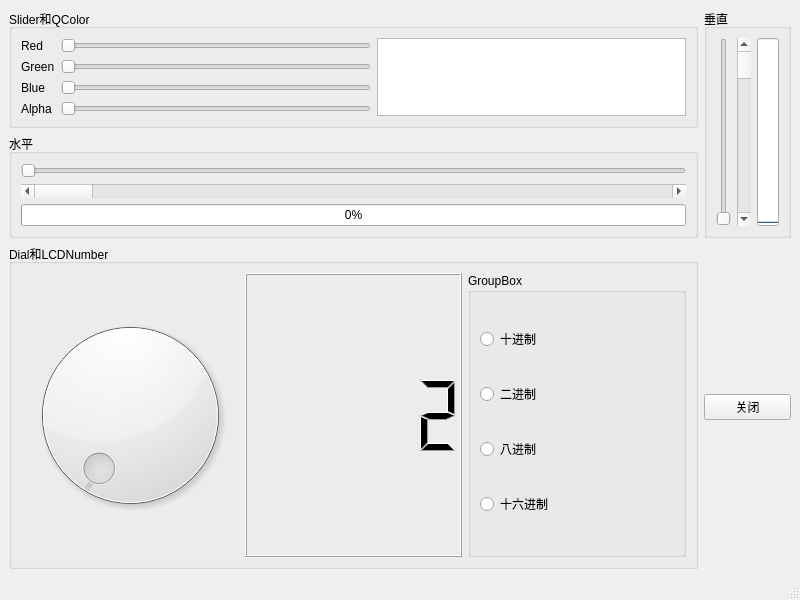
<?xml version="1.0" encoding="UTF-8"?>
<ui version="4.0">
 <class>MainWindow</class>
 <widget class="QMainWindow" name="MainWindow">
  <property name="geometry">
   <rect>
    <x>0</x>
    <y>0</y>
    <width>800</width>
    <height>600</height>
   </rect>
  </property>
  <property name="windowTitle">
   <string>MainWindow</string>
  </property>
  <widget class="QWidget" name="centralwidget">
   <layout class="QGridLayout" name="gridLayout_6">
    <item row="0" column="0">
     <widget class="QGroupBox" name="groupBox">
      <property name="title">
       <string>Slider和QColor</string>
      </property>
      <layout class="QGridLayout" name="gridLayout">
       <item row="0" column="2" rowspan="4">
        <widget class="QTextEdit" name="m_textEdit_Coloer">
         <property name="lineWrapMode">
          <enum>QTextEdit::WidgetWidth</enum>
         </property>
         <property name="textInteractionFlags">
          <set>Qt::TextSelectableByKeyboard|Qt::TextSelectableByMouse</set>
         </property>
        </widget>
       </item>
       <item row="3" column="1">
        <widget class="QSlider" name="m_horizontalSlider_Alpha">
         <property name="maximum">
          <number>255</number>
         </property>
         <property name="orientation">
          <enum>Qt::Horizontal</enum>
         </property>
        </widget>
       </item>
       <item row="3" column="0">
        <widget class="QLabel" name="label_4">
         <property name="text">
          <string>Alpha</string>
         </property>
        </widget>
       </item>
       <item row="2" column="0">
        <widget class="QLabel" name="label_3">
         <property name="text">
          <string>Blue</string>
         </property>
        </widget>
       </item>
       <item row="1" column="1">
        <widget class="QSlider" name="m_horizontalSlider_Green">
         <property name="maximum">
          <number>255</number>
         </property>
         <property name="orientation">
          <enum>Qt::Horizontal</enum>
         </property>
        </widget>
       </item>
       <item row="0" column="0">
        <widget class="QLabel" name="label">
         <property name="text">
          <string>Red</string>
         </property>
        </widget>
       </item>
       <item row="0" column="1">
        <widget class="QSlider" name="m_horizontalSlider_Red">
         <property name="minimumSize">
          <size>
           <width>0</width>
           <height>0</height>
          </size>
         </property>
         <property name="maximumSize">
          <size>
           <width>16777215</width>
           <height>16777215</height>
          </size>
         </property>
         <property name="maximum">
          <number>255</number>
         </property>
         <property name="orientation">
          <enum>Qt::Horizontal</enum>
         </property>
        </widget>
       </item>
       <item row="1" column="0">
        <widget class="QLabel" name="label_2">
         <property name="text">
          <string>Green</string>
         </property>
        </widget>
       </item>
       <item row="2" column="1">
        <widget class="QSlider" name="m_horizontalSlider_Blue">
         <property name="maximum">
          <number>255</number>
         </property>
         <property name="orientation">
          <enum>Qt::Horizontal</enum>
         </property>
        </widget>
       </item>
      </layout>
     </widget>
    </item>
    <item row="0" column="1" rowspan="2">
     <widget class="QGroupBox" name="groupBox_5">
      <property name="title">
       <string>垂直</string>
      </property>
      <layout class="QGridLayout" name="gridLayout_5">
       <item row="0" column="0">
        <layout class="QHBoxLayout" name="horizontalLayout">
         <item>
          <widget class="QSlider" name="verticalSlider">
           <property name="orientation">
            <enum>Qt::Vertical</enum>
           </property>
          </widget>
         </item>
         <item>
          <widget class="QScrollBar" name="verticalScrollBar">
           <property name="orientation">
            <enum>Qt::Vertical</enum>
           </property>
          </widget>
         </item>
         <item>
          <widget class="QProgressBar" name="progressBar_2">
           <property name="value">
            <number>0</number>
           </property>
           <property name="orientation">
            <enum>Qt::Vertical</enum>
           </property>
          </widget>
         </item>
        </layout>
       </item>
      </layout>
     </widget>
    </item>
    <item row="1" column="0">
     <widget class="QGroupBox" name="groupBox_2">
      <property name="title">
       <string>水平</string>
      </property>
      <layout class="QGridLayout" name="gridLayout_2">
       <item row="2" column="0">
        <widget class="QProgressBar" name="progressBar">
         <property name="value">
          <number>0</number>
         </property>
        </widget>
       </item>
       <item row="1" column="0">
        <widget class="QScrollBar" name="horizontalScrollBar">
         <property name="maximum">
          <number>100</number>
         </property>
         <property name="orientation">
          <enum>Qt::Horizontal</enum>
         </property>
        </widget>
       </item>
       <item row="0" column="0">
        <widget class="QSlider" name="horizontalSlider">
         <property name="maximum">
          <number>100</number>
         </property>
         <property name="orientation">
          <enum>Qt::Horizontal</enum>
         </property>
        </widget>
       </item>
      </layout>
     </widget>
    </item>
    <item row="2" column="0">
     <widget class="QGroupBox" name="groupBox_3">
      <property name="title">
       <string>Dial和LCDNumber</string>
      </property>
      <layout class="QGridLayout" name="gridLayout_4">
       <item row="0" column="0">
        <widget class="QDial" name="dial"/>
       </item>
       <item row="0" column="1">
        <widget class="QLCDNumber" name="lcdNumber">
         <property name="value" stdset="0">
          <double>2.000000000000000</double>
         </property>
         <property name="intValue" stdset="0">
          <number>2</number>
         </property>
        </widget>
       </item>
       <item row="0" column="2">
        <widget class="QGroupBox" name="groupBox_4">
         <property name="title">
          <string>GroupBox</string>
         </property>
         <layout class="QGridLayout" name="gridLayout_3">
          <item row="0" column="0">
           <widget class="QRadioButton" name="radioButton">
            <property name="text">
             <string>十进制</string>
            </property>
           </widget>
          </item>
          <item row="1" column="0">
           <widget class="QRadioButton" name="radioButton_2">
            <property name="text">
             <string>二进制</string>
            </property>
           </widget>
          </item>
          <item row="2" column="0">
           <widget class="QRadioButton" name="radioButton_3">
            <property name="text">
             <string>八进制</string>
            </property>
           </widget>
          </item>
          <item row="3" column="0">
           <widget class="QRadioButton" name="radioButton_4">
            <property name="text">
             <string>十六进制</string>
            </property>
           </widget>
          </item>
         </layout>
        </widget>
       </item>
      </layout>
     </widget>
    </item>
    <item row="2" column="1">
     <layout class="QVBoxLayout" name="verticalLayout">
      <item>
       <spacer name="verticalSpacer">
        <property name="orientation">
         <enum>Qt::Vertical</enum>
        </property>
        <property name="sizeHint" stdset="0">
         <size>
          <width>20</width>
          <height>40</height>
         </size>
        </property>
       </spacer>
      </item>
      <item>
       <widget class="QPushButton" name="pushButton">
        <property name="text">
         <string>关闭</string>
        </property>
       </widget>
      </item>
      <item>
       <spacer name="verticalSpacer_2">
        <property name="orientation">
         <enum>Qt::Vertical</enum>
        </property>
        <property name="sizeHint" stdset="0">
         <size>
          <width>20</width>
          <height>40</height>
         </size>
        </property>
       </spacer>
      </item>
     </layout>
    </item>
   </layout>
  </widget>
  <widget class="QMenuBar" name="menubar">
   <property name="geometry">
    <rect>
     <x>0</x>
     <y>0</y>
     <width>800</width>
     <height>22</height>
    </rect>
   </property>
  </widget>
  <widget class="QStatusBar" name="statusbar"/>
 </widget>
 <resources/>
 <connections/>
</ui>
